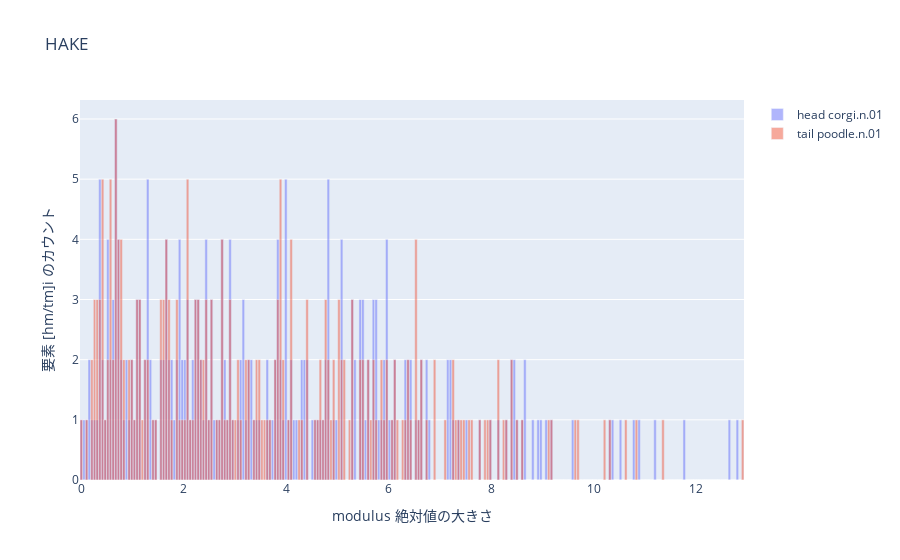

Notebook code for this chart:
### Code cell
# headとtailの各座標を計算
phase_head, mod_head = np.split(entity_embedding[head_id], 2)
phase_tail, mod_tail = np.split(entity_embedding[tail_id], 2)

phase_head = phase_head / embedding_range * np.pi
phase_tail = phase_tail / embedding_range * np.pi

# 指定された区間で均等に分割
bin_edges = np.linspace(0, np.max([np.max(phase_head), np.max(phase_tail)]), num_bins + 1)

# ヒストグラムの作成
hist_head = np.histogram(phase_head, bins=bin_edges)
hist_tail = np.histogram(phase_tail, bins=bin_edges)

# Plotlyを使用してヒストグラムをプロット
fig = go.Figure()

# Head Entityのヒストグラム
fig.add_trace(go.Bar(x=hist_head[1][:-1], y=hist_head[0], name="head "+entities_dict[head_id], opacity=0.5, width=0.05))

# Tail Entityのヒストグラム
fig.add_trace(go.Bar(x=hist_tail[1][:-1], y=hist_tail[0], name="tail "+entities_dict[tail_id], opacity=0.5, width=0.05))

# レイアウトの設定
fig.update_layout(
    title='HAKE',
    xaxis=dict(title='modulus 絶対値の大きさ'),
    yaxis=dict(title='要素 [hm/tm]i のカウント'),
    barmode='overlay',  # HeadとTailのヒストグラムをオーバーレイ
)

# プロットの表示
fig.show()

### Figure 1 — Plotly figure (JSON) as saved in the notebook; plotly's stock layout.template omitted (floating-point values rounded to 4 significant figures; data arrays with more than 128 entries replaced by an {"elided": "..."} marker saying what was removed)
{"data": [{"name": "head corgi.n.01", "opacity": 0.5, "type": "bar", "width": 0.05, "x": {"elided": "250 float values"}, "y": {"elided": "250 int values"}}, {"name": "tail poodle.n.01", "opacity": 0.5, "type": "bar", "width": 0.05, "x": {"elided": "250 float values"}, "y": {"elided": "250 int values"}}], "layout": {"barmode": "overlay", "title": {"text": "HAKE"}, "xaxis": {"title": {"text": "modulus 絶対値の大きさ"}}, "yaxis": {"title": {"text": "要素 [hm/tm]i のカウント"}}}}
